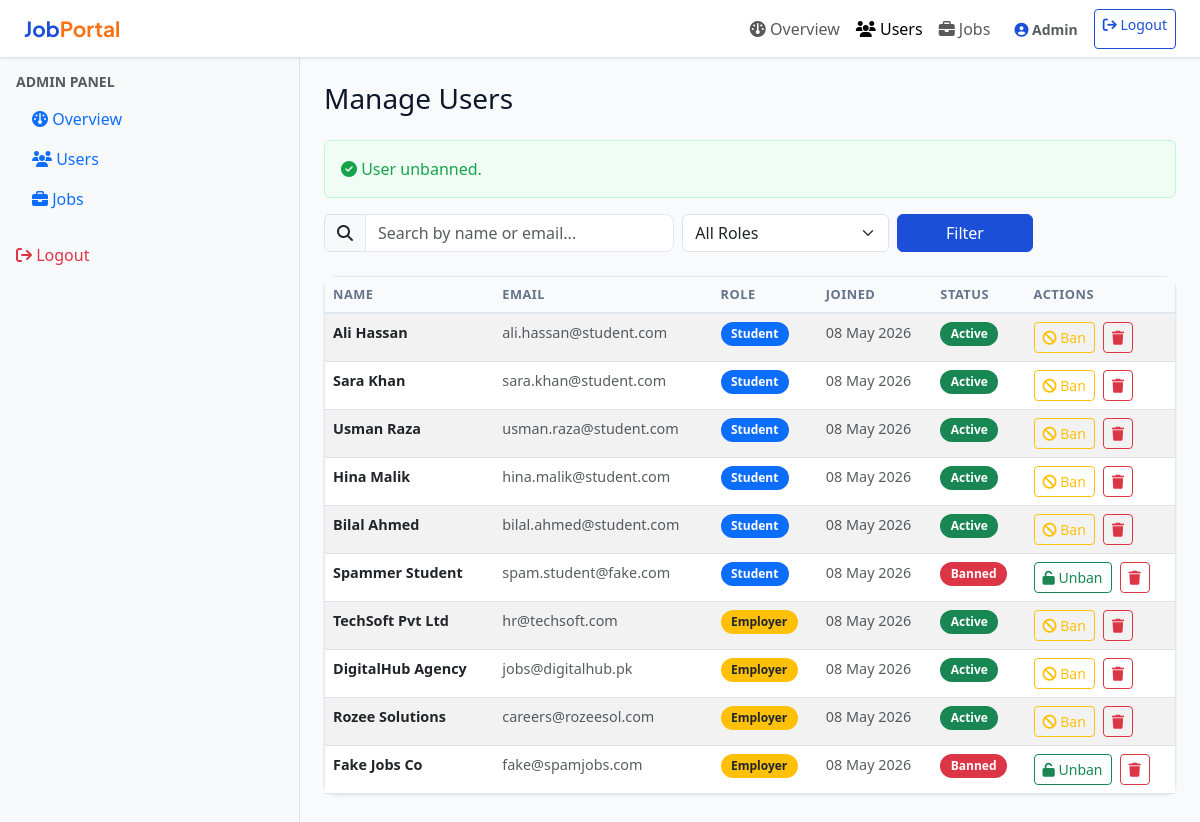
The app's page /admin/users.php?msg=unbanned (signed in) with its own data.
### tables this page shows
CREATE TABLE users (
    id INT AUTO_INCREMENT PRIMARY KEY,
    full_name VARCHAR(100) NOT NULL,
    email VARCHAR(150) UNIQUE NOT NULL,
    password VARCHAR(255) NOT NULL,
    role ENUM('student', 'employer', 'admin') NOT NULL,
    is_banned TINYINT(1) DEFAULT 0,
    created_at TIMESTAMP DEFAULT CURRENT_TIMESTAMP
);

### admin/users.php (the view, shortened to what this page needs)
<?php
require_once '../includes/db.php';
$search  = trim($_GET['search'] ?? '');
$where   = "role != 'admin'";
$users = $conn->query("SELECT * FROM users WHERE $where ORDER BY created_at DESC");
?>
<!DOCTYPE html>
<html lang="en">
<head>
<link rel="stylesheet" href="https://cdn.jsdelivr.net/npm/bootstrap@5.3.0/dist/css/bootstrap.min.css">
<link rel="stylesheet" href="https://cdnjs.cloudflare.com/ajax/libs/font-awesome/6.4.0/css/all.min.css">
<link rel="stylesheet" href="../css/style.css">
</head>
<body>
<?php include '../includes/navbar.php'; ?>
<div class="container-fluid">
  <div class="row">
    <aside class="col-lg-3 bg-light p-3 border-end" style="min-height:100vh;">
      <div class="mb-4">
        <h6 class="text-uppercase text-muted small fw-bold">Admin Panel</h6>
        <nav class="nav flex-column">
          <a href="dashboard.php" class="nav-link"><i class="fas fa-gauge"></i> Overview</a>
          <a href="users.php" class="nav-link active"><i class="fas fa-users"></i> Users</a>
          <a href="jobs.php" class="nav-link"><i class="fas fa-briefcase"></i> Jobs</a>
        </nav>
      </div>
      <a href="../logout.php" class="nav-link text-danger"><i class="fas fa-arrow-right-from-bracket"></i> Logout</a>
    </aside>
    <main class="col-lg-9 p-4">
      <h1 class="h3 mb-4">Manage Users</h1>
      <?php
      $msgs = ['banned'=>['alert-danger','User banned.'],'unbanned'=>['alert-success','User unbanned.'],'deleted'=>['alert-danger','User deleted.']];
      if (isset($_GET['msg']) && isset($msgs[$_GET['msg']])):
        [$cls,$txt] = $msgs[$_GET['msg']];
      ?>
        <div class="alert <?= $cls ?>"><i class="fas fa-circle-check"></i> <?= $txt ?></div>
      <?php endif; ?>
      <form method="GET" class="row g-2 mb-4">
        <div class="col-md-5">
          <div class="input-group">
            <span class="input-group-text"><i class="fas fa-magnifying-glass"></i></span>
            <input type="text" name="search" class="form-control" placeholder="Search by name or email..." value="<?= htmlspecialchars($search) ?>">
          </div>
        </div>
        <div class="col-md-3">
          <select name="role" class="form-select">
            <option value="">All Roles</option>
          </select>
        </div>
        <div class="col-md-2">
          <button type="submit" class="btn btn-primary w-100">Filter</button>
        </div>
      </form>
      <div class="card">
        <table class="table table-striped mb-0">
          <thead>
            <tr><th>Name</th><th>Email</th><th>Role</th><th>Joined</th><th>Status</th><th>Actions</th></tr>
          </thead>
          <tbody>
            <?php while ($u = $users->fetch_assoc()): ?>
            <tr>
              <td class="fw-bold"><?= htmlspecialchars($u['full_name']) ?></td>
              <td class="text-muted"><?= htmlspecialchars($u['email']) ?></td>
              <td>
                <span class="badge <?= $u['role']==='student'?'bg-primary':'bg-warning text-dark' ?>">
                  <?= ucfirst($u['role']) ?>
                </span>
              </td>
              <td class="text-muted"><?= date('d M Y', strtotime($u['created_at'])) ?></td>
              <td>
                <?php if ($u['is_banned']): ?>
                  <span class="badge bg-danger">Banned</span>
                <?php else: ?>
                  <span class="badge bg-success">Active</span>
                <?php endif; ?>
              </td>
              <td>
                <div class="d-flex gap-2 flex-wrap">
                  <?php if ($u['is_banned']): ?>
                    <a href="?unban=<?= $u['id'] ?>" class="btn btn-sm btn-outline-success">
                      <i class="fas fa-unlock"></i> Unban
                    </a>
                  <?php else: ?>
                    <a href="?ban=<?= $u['id'] ?>" class="btn btn-sm btn-outline-warning"
                       onclick="return confirm('Ban this user?')">
                      <i class="fas fa-ban"></i> Ban
                    </a>
                  <?php endif; ?>
                  <a href="?delete=<?= $u['id'] ?>" class="btn btn-sm btn-outline-danger"
                     onclick="return confirm('Permanently delete this user?')">
                    <i class="fas fa-trash"></i>
                  </a>
                </div>
              </td>
            </tr>
            <?php endwhile; ?>
          </tbody>
        </table>
      </div>
    </main>
  </div>
</div>
</body>
</html>

### css/style.css (style rules this page uses)
:root { --primary: #1B4FD8; --primary-dark: #1340B0; --accent: #F97316; --success: #16A34A; --danger: #DC2626; --warning: #CA8A04; --info: #0EA5E9; }
body { background-color: #f8fafc; color: #0f172a; }
.btn-primary { background-color: var(--primary); border-color: var(--primary); }
.alert-success { background-color: #F0FDF4; border-color: #BBF7D0; color: var(--success); }
.card { border: 1px solid #e2e8f0; border-radius: 12px; box-shadow: 0 1px 3px rgba(0,0,0,.08); }
.form-control { border-color: #e2e8f0; border-radius: 8px; }
.badge { border-radius: 20px; font-weight: 600; font-size: 0.75rem; padding: 0.35rem 0.65rem; }
.table { font-size: 0.9rem; }
.table thead th { background: #f8fafc; font-weight: 700; font-size: 0.8rem; letter-spacing: 0.04em; text-transform: uppercase; color: #64748b; border-bottom: 2px solid #e2e8f0; }

### records on screen
users: full_name "Ali Hassan", email "ali.hassan@student.com", role "Student", created_at "08 May 2026", is_banned "Active"
users: full_name "Sara Khan", email "sara.khan@student.com", role "Student", created_at "08 May 2026", is_banned "Active"
users: full_name "Usman Raza", email "usman.raza@student.com", role "Student", created_at "08 May 2026", is_banned "Active"
users: full_name "Hina Malik", email "hina.malik@student.com", role "Student", created_at "08 May 2026", is_banned "Active"
users: full_name "Bilal Ahmed", email "bilal.ahmed@student.com", role "Student", created_at "08 May 2026", is_banned "Active"
users: full_name "Spammer Student", email "spam.student@fake.com", role "Student", created_at "08 May 2026", is_banned "Banned"
users: full_name "TechSoft Pvt Ltd", email "hr@techsoft.com", role "Employer", created_at "08 May 2026", is_banned "Active"
users: full_name "DigitalHub Agency", email "jobs@digitalhub.pk", role "Employer", created_at "08 May 2026", is_banned "Active"
users: full_name "Rozee Solutions", email "careers@rozeesol.com", role "Employer", created_at "08 May 2026", is_banned "Active"
users: full_name "Fake Jobs Co", email "fake@spamjobs.com", role "Employer", created_at "08 May 2026", is_banned "Banned"

### other values on screen
$user['name'] "Admin"
$txt "User unbanned."
